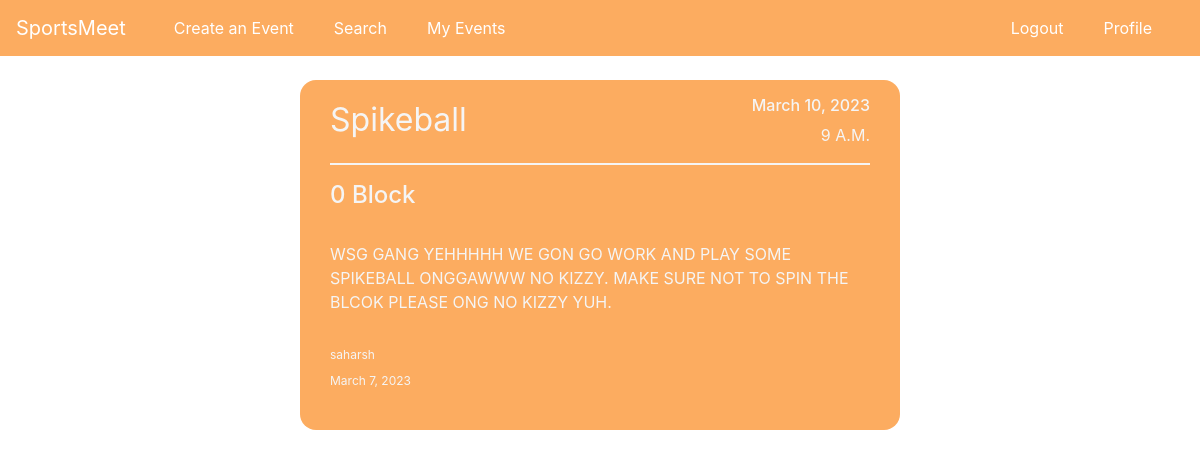
The app's page /post/10/ (signed in) with its own data.
### home/models.py (models this page shows, shortened)
class Post(real_models.Model):
    sport = real_models.CharField(max_length=100)
    location = real_models.CharField(max_length=200)
    date = real_models.DateField(default=timezone.now)
    time = real_models.TimeField(default=timezone.now)
    content = real_models.TextField()
    author = real_models.ForeignKey(User, on_delete=real_models.CASCADE, null=True)
    date_posted = real_models.DateTimeField(default=timezone.now)

### home/views.py (the view)
# urls.py: path('post/<int:pk>/', views.PostDetailView.as_view(), name="post-detail"  ),
class PostDetailView(LoginRequiredMixin, DetailView):
    model = Post

### home/templates/home/post_detail.html (shortened to what this page needs)
{% extends 'home/main_base.html' %}
{% block content %}
<div class="entire-container">
    <div class="all-posts">
        <article class="media content-section post-center">
            <div class="individual-post">
                <div class="top">
                    <a href="#">{{object.sport}}</a>
                    <div class="date-time">
                        <h6>{{object.date}}</h6>
                        <p>{{object.time}}</p>
                    </div>
                </div>
                <div class="underline"></div>
                <div class="middle">
                    <h4>{{object.location}}</h4>
                    <p>{{object.content}}</p>
                </div>
                <div class="bottom">
                    <p>{{object.author}}</p>
                    <p class="date-posted">{{object.date_posted|date:"F j, Y"}}</p>
                </div>
            </div>
        </article>
    </div>
</div>
{% endblock %}

### home/templates/home/post_detail.html (style rules this page uses)
.post-center { display: grid; place-items: center; background-color: #fcac60; border-radius: 1rem; width: 50%; }
.all-posts { display: grid; place-items: center; margin-top: 4rem; }
.entire-container { margin-top: 5rem; }
.individual-post { margin: 1rem; width: 90%; }
.top { display: grid; grid-template-columns: 1fr 1fr; width: 100%; }
.top a { text-align: left; text-transform: capitalize; color: whitesmoke; font-size: 2rem; }
.date-time { text-align: right; color: whitesmoke; }
.date-time p { text-transform: uppercase; }
.middle { margin-top: 1rem; color: whitesmoke; }
.middle p { margin-top: 2rem; }
.bottom { display: grid; padding-top: 1rem; grid-template-rows: 1fr 1fr; color: whitesmoke; }
.bottom p { font-size: 0.75rem; }
.date-posted { margin-top: -0.5rem; padding-top: -0.5rem; }
.underline { border: 1px solid whitesmoke; }

### records on screen
Post: sport "Spikeball", date "March 10, 2023", time "9 A.M.", location "0 Block", content "WSG GANG YEHHHHH WE GON GO WORK AND PLAY SOME SPIKEBALL ONGGAWWW NO KIZZY. MAKE SURE NOT TO SPIN THE BLCOK PLEASE ONG NO KIZZY YUH.", author "saharsh", date_posted "March 7, 2023"
